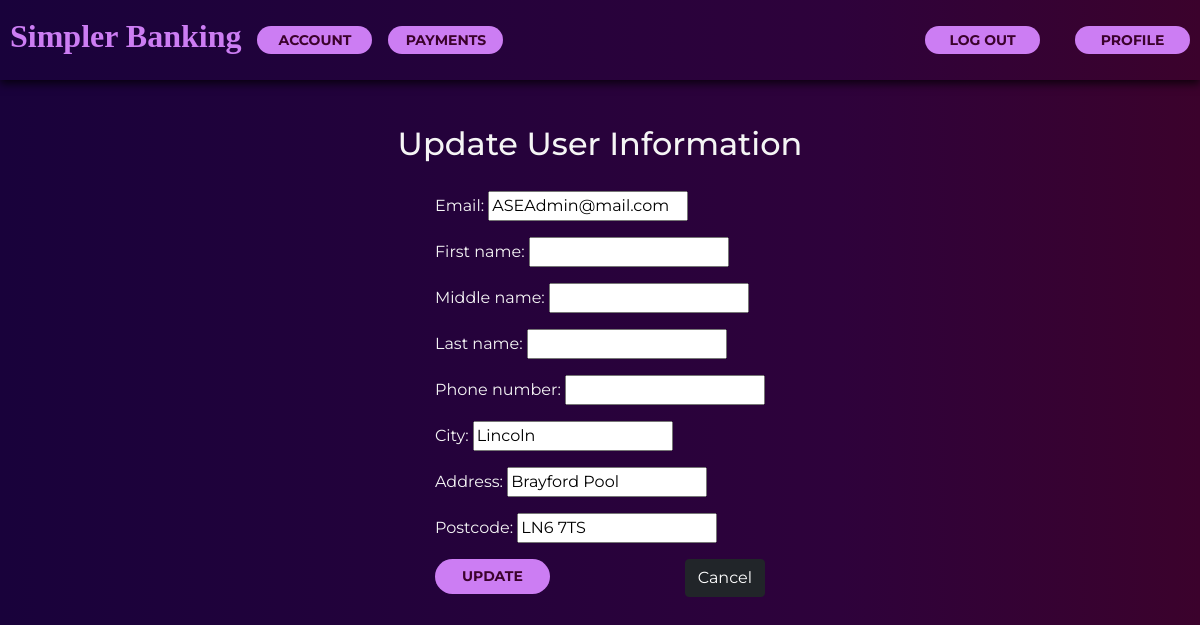
The app's page /transaction/change_details/ (signed in) with its own data.
### banking/models.py (models this page shows, shortened)
class User(AbstractUser):
    username = None
    email = models.EmailField(unique=True, max_length = 254)
    middle_name = models.CharField(max_length=100, null=True,)
    phone_number = models.CharField(max_length=15, blank=True, null=True)
    date_of_birth = models.DateField(null=True)
    city = models.CharField(max_length = 64, default="Lincoln")
    address = models.CharField(max_length=200, default="Brayford Pool")
    postcode = models.CharField(max_length=8, default="LN6 7TS")
    objects = UserManager()
    USERNAME_FIELD = 'email'
    REQUIRED_FIELDS = []

### transaction/views.py (the view)
# urls.py: path('change_details/', UpdateUserDetails, name="change-details"),
@login_required
def UpdateUserDetails(request):
    current_user = User.objects.get(email=request.user.email)
    form = UserEditForm(request.POST or None, instance=current_user)
    if form.is_valid():
        form.save()
        return redirect('transaction:details')
    return render(request,'change-details.html',{'user': request.user, 'form': form})

### transaction/forms.py
class UserEditForm(UserChangeForm):
    password = None
    class Meta:
        model = User
        fields = ('email', 'first_name' , 'middle_name' , 'last_name' ,'phone_number', 'city' , 'address', 'postcode')

### transaction/templates/change-details.html (shortened to what this page needs)
{% extends 'base.html' %}
{% load static %}
{% block head %}
<link href="https://cdn.jsdelivr.net/npm/bootstrap@5.0.2/dist/css/bootstrap.min.css" rel="stylesheet">
<link rel="stylesheet" type="text/css" href="{% static 'home\styles.css' %}">
<link rel="stylesheet" type="text/css" href="{% static 'home\update-details-styles.css' %}">
{% endblock %}
{% block header%}
    <header>
        <div class="header-container">
            <div class="header-left">
                <h1>Simpler Banking</h1>
                <a class="header-button" href="{% url 'banking:dashboard' %}" >Account</a>
                <a class="header-button" href="{% url 'transaction:payments' %}" >Payments</a>
            </div>
            <div class="header-right">
                <a class="header-button" href="{% url 'banking:logout' %}" >Log Out</a>
                <a class="header-button" href="{% url 'transaction:details' %}" >Profile</a>
            </div>
        </div>
    </header>
{% endblock %}
{% block main %}
    <div class="update-details-main">
        <h2>Update User Information</h2>
        <div style="padding-top: 20px;">
            <form method="POST">
                {{form.as_p}}
                <div class="d-flex justify-content-between">
                    <button type="submit" >Update</button>
                    <a href="{% url 'transaction:details' %}" class="btn btn-dark" >Cancel</a>
                </div>
            </form>
        </div>
    </div>
{% endblock %}

### banking/static/home/styles.css (style rules this page uses)
body { color: whitesmoke; background: rgb(25,2,59); background: linear-gradient(90deg, rgba(25,2,59,1) 0%, rgba(46,2,59,1) 70%, rgba(59,2,44,1) 100%); font-family: "Montserrat", sans-serif; font-optical-sizing: auto; font-weight: 400; font-style: normal; }
header { color: #cc7df3; position: fixed; top: 0; left: 0; width: 100%; height: 80px; background: rgb(25,2,59); background: linear-gradient(90deg, rgba(25,2,59,1) 0%, rgba(46,2,59,1) 70%, rgba(59,2,44,1) 100%); box-shadow: 0 4px 8px rgb(0 0 0/70%); }
.header-button { background-color:#cc7df3; color: rgba(59,2,44,1); border-style: solid; border-color: rgb(245, 245, 245, 0); border-radius:25px; height: 35%; width: 115px; font-size: 14px; font-weight: bold; text-transform: uppercase; text-decoration: none; outline: none; align-content: center; text-align: center; }
.header-container { display: flex; justify-content: space-between; align-items: center; max-width: 1280px; height: 100%; margin: 0 auto; }
.header-container h1 { font-family: 'Garamond', serif; font-size: min(3.6vw, 32px); font-weight: 700; }
.header-left { display: flex; align-items: center; width: fit-content; height: 100%; padding-left: 10px; gap: 16px; }
.header-right { display: flex; align-items: center; width: fit-content; height: 100%; gap: 35px; padding-right: 10px; }

### banking/static/home/update-details-styles.css (style rules this page uses)
.update-details-main { max-width: 1280px; min-height: 85vh; height: 100%; padding-top: 125px; margin: 0 auto; display: flex; flex-direction: column; align-items: center; }
button { background-color:#cc7df3; color: rgba(59,2,44,1); border-style: solid; border-color: rgb(245, 245, 245, 0); border-radius:25px; height: 35px; width: 115px; font-size: 14px; font-weight: bold; text-transform: uppercase; }

### records on screen
User: email "ASEAdmin@mail.com", city "Lincoln", address "Brayford Pool", postcode "LN6 7TS"
